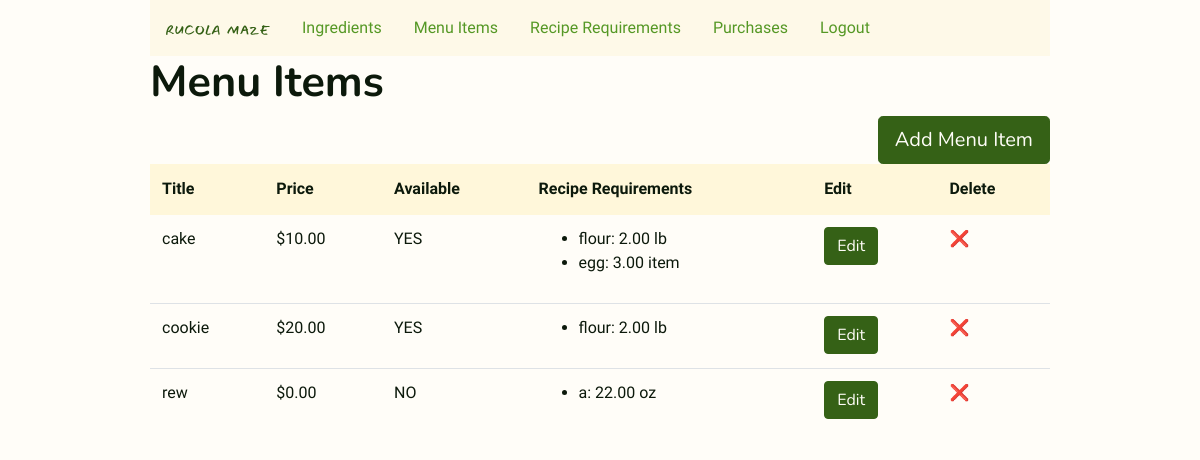
/menu_items (signed in), run on an earlier commit of the app's database.
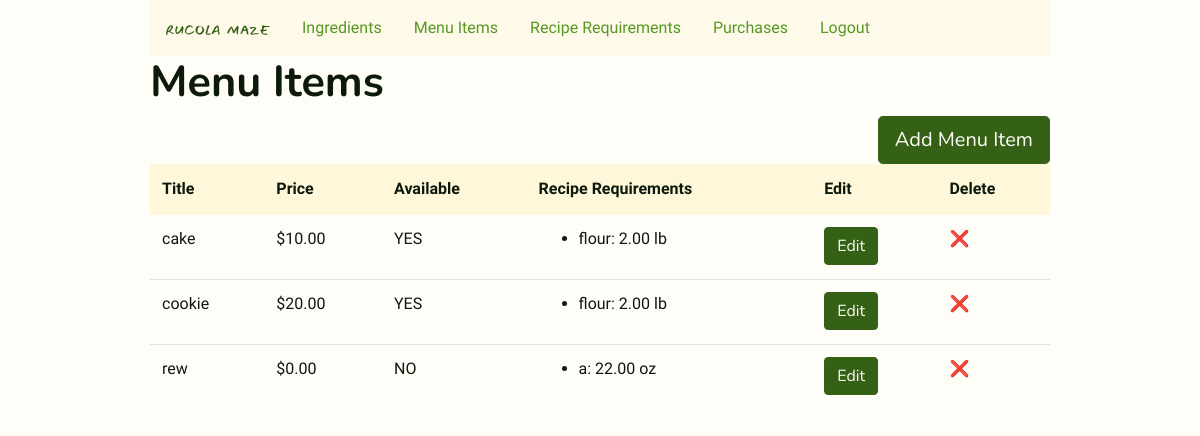
And on a later commit of the database.
### inventory/models.py (models this page shows, shortened)
class MenuItem(models.Model):
    title = models.CharField(max_length=128, unique=True)
    price = models.DecimalField(max_digits=5, decimal_places=2, default=0.00)

class RecipeRequirement(models.Model):
    menu_item = models.ForeignKey(MenuItem, on_delete=models.CASCADE)
    ingredient = models.ForeignKey(Ingredient, on_delete=models.CASCADE)
    quantity_required = models.DecimalField(max_digits=8, decimal_places=2)
    def __str__(self):
        return f"{self.ingredient}: {self.quantity_required} {self.ingredient.unit}"

class Ingredient(models.Model):
    lb = "lb"  # what is after '=' is shown on the site
    oz = "oz"
    fl_oz = "fl oz"
    item = "item"
    UNIT_CHOICES = [
        (lb, "lb"),  # what is after comma shows in admin
        (oz, "oz"),
        (fl_oz, "fl oz"),
        (item, "item"),
    ]
    name = models.CharField(max_length=128, unique=True)
    quantity_available = models.DecimalField(
        max_digits=8, decimal_places=2, default=0.00
    )
    unit = models.CharField(max_length=6, choices=UNIT_CHOICES, default="oz")
    unit_price = models.DecimalField(max_digits=6, decimal_places=2, default=0.00)
    def __str__(self):
        return self.name

### inventory/views.py (the view)
# urls.py: path("menu_items", views.MenuItems.as_view(), name="menu_items"),
class MenuItems(LoginRequiredMixin, ListView):
    model = MenuItem
    template_name = "inventory/menu_items.html"
    available_menu_items_titles = []
    available_menu_items_titles = [
        m_i.title for m_i in MenuItem.objects.all() if m_i.is_available()
    ]
    def get_context_data(self, **kwargs):
        context = super().get_context_data(**kwargs)
        context["available_menu_items_titles"] = self.available_menu_items_titles
        return context

### inventory/templates/inventory/menu_items.html (shortened to what this page needs)
{% extends 'inventory/layout.html' %}
{% block body %}
<div class="h1">
    <h1>Menu Items</h1>
</div>
<div><a class="btn btn-primary btn-lg right" href="{% url 'menu_item_new' %}" role="button">Add Menu Item</a>
</div>
<table class="table">
    <thead class="thead-light">
        <tr>
            <th>Title</th>
            <th>Price</th>
            <th>Available</th>
            <th>Recipe Requirements</th>
            <th>Edit</th>
            <th>Delete</th>
        </tr>
    </thead>
    {% for menu_item in object_list %}
    <tr>
        <td>{{ menu_item.title }}</td>
        <td>${{ menu_item.price }}</td>
        {% if menu_item.title in available_menu_items_titles %}
        <td>YES</td>
        {% else %}
        <td>NO</td>
        {% endif %}
        <td>
            <ul>
                {% for recipe_requirement in menu_item.reciperequirement_set.all %}
                <li>{{ recipe_requirement }}</li>
                {% endfor %}
            </ul>
        </td>
        <td><a href="{% url 'menu_item_edit' menu_item.id %}"><button class="btn btn-primary">Edit</button></a>
        </td>
        <td><a href="{% url 'menu_item_delete' menu_item.id %}">❌</td>
    </tr>
    {% endfor %}
</table>
{% endblock %}

What changed in the data, as far as the page shows it:
removed RecipeRequirement: ingredient+quantity_required "egg: 3.00 item", shown under MenuItem "cake"
